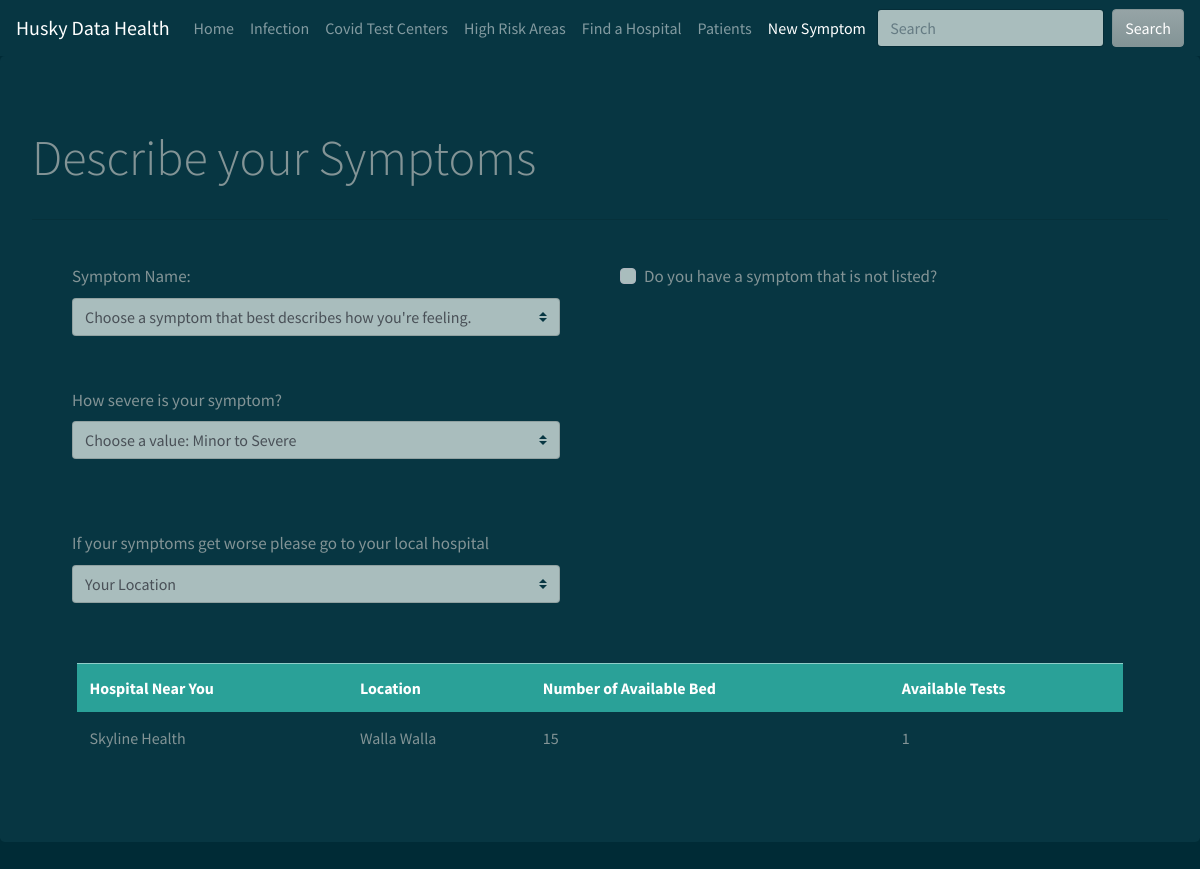
The page /new_symptoms.php?hospital_county=Walla Walla on the database its author committed.
### tables this page shows
CREATE TABLE `HOSPITAL` (
  `hospital_name` varchar(256) NOT NULL,
  `total_bed` int(11) NOT NULL,
  `occupy_bed` int(11) DEFAULT '0',
  `availability_bed` int(11) DEFAULT NULL,
  `county` varchar(128) DEFAULT NULL,
  `covid_test` int(11) NOT NULL
);

### new_symptoms.php (the view, shortened to what this page needs)
<!DOCTYPE html>
<html lang="en">
    <head>
        <link rel="stylesheet" href="https://bootswatch.com/4/solar/bootstrap.min.css">
        <link rel="stylesheet" type="text/css" href="styleguide_general.css">
    </head>
    <body>
        <nav class="navbar navbar-expand-lg navbar-dark bg-dark">
            <a class="navbar-brand" href="#">Husky Data Health</a>
            <div class="collapse navbar-collapse" id="navbarColor02">
                <ul class="navbar-nav mr-auto">
                    <li class="nav-item">
                        <a class="nav-link" href="index.php">Home
                        </a>
                    </li>
                    <li class="nav-item">
                        <a class="nav-link" href="infection.php">Infection</a>
                    </li>
                    <li class="nav-item">
                        <a class="nav-link" href="covid_test_center.php">Covid Test Centers</a>
                    </li>
                    <li class="nav-item">
                        <a class="nav-link" href="high_risk.php">High Risk Areas</a>
                    </li>
                    <li class="nav-item">
                        <a class="nav-link" href="hospital.php">Find a Hospital</a>
                    </li>
                    <li class="nav-item">
                        <a class="nav-link" href="patient.php">Patients</a>
                    </li>
                    <li class="nav-item active">
                        <a class="nav-link" href="new_symptoms.php">New Symptom</a>
                    </li>
                </ul>
                <form class="form-inline my-2 my-lg-0">
                    <input class="form-control mr-sm-2" type="text" placeholder="Search">
                    <button class="btn btn-secondary my-2 my-sm-0" type="submit">Search</button>
                </form>
            </div>
        </nav>
        <div class="jumbotron">
            <p style="font-size: 50px" class="lead">Describe your Symptoms</p>
            <hr class="my-4">
            <form id="form-one" method="POST" action="new_symptoms.php">
                <div class = "float-container">
                <div class="float-child">
                    <div class="form-group">
                        <label style="font-size: 17px" for="symptom_select">Symptom Name:
                        </label>
                        <select class = "custom-select" name="symptom_desc"  id='symptom_select' onchange='changeVisibilityHide(); hideAlert()'>
                            <option selected>Choose a symptom that best describes how you're feeling.</option>
                        </select>
                    </div>
                </div>
                    <div class="float-child">
                        <div id="new-symptom" class="form-group">
                            <div class="custom-control custom-checkbox">
                                <label style="font-size: 17px" id='new-symptom-label' class="custom-control-label" for="new-symptom-checkbox">Do you have a symptom that is not listed?</label>
                            </div>
                        </div>
                    </div>
                </div>
                <div class="float-child2">
                    <div class="form-group" id="severity_dropdown" >
                        <label style="font-size: 17px" for="severity-select" id="severity_selector_label">How severe is your symptom?</label>
                        <select class="custom-select" name="severity" id="severity-select" onchange='changeVisibility(); hospitalNearYouVisible()'>
                            <option selected>Choose a value: Minor to Severe </option>
                        </select>
                    </div>
                </div>
                <div class="container">
                    <div class="btn-holder">
                    </div>
                </div>
            </form>
        <form  class ="second_form" id='hospital_near_you' style='visibility: visible' method="GET" action="new_symptoms.php">
            <div class="form-group">
                <div class="small-container">
                <label style="font-size: 17px" for="county_control_form">If your symptoms get worse please go to your local hospital
                </label>
                <select class = "custom-select" name="hospital_county" onchange='this.form.submit()'id='county_control_form'>
                    <option selected>Your Location</option>
                    <?php
                    $connection = mysqli_connect(DBHOST, DBUSER, DBPASS, DBNAME);
                    ?>
                </select>
                </div>
            </div>
            <?php
            if ($_SERVER["REQUEST_METHOD"] == "GET")
            {
            if (isset($_GET['hospital_county']) )
            {
            ?>
            <p>&nbsp;</p>
            <div class="second-container">
            <table class="table table-hover">
                <thead>
                <tr class="table-success">
                    <th scope="col">Hospital Near You</th>
                    <th scope="col">Location</th>
                    <th scope="col">Number of Available Bed</th>
                    <th scope="col">Available Tests</th>
                </tr>
                </thead>
                <?php
                $sql = "SELECT hospital_name, county, availability_bed, covid_test
                        FROM HOSPITAL
                      WHERE county = '{$_GET['hospital_county']}'";
                if ($result = mysqli_query($connection, $sql))
                {
                    while($row = mysqli_fetch_assoc($result))
                    {
                        ?>
                        <tr>
                            <td><?php echo $row['hospital_name'] ?></td>
                            <td><?php echo $row['county'] ?></td>
                            <td><?php echo $row['availability_bed'] ?></td>
                            <td><?php echo $row['covid_test'] ?></td>
                        </tr>
                        <?php
                    }
                }
                }
                }
                ?>
            </table>
            </div>
        </form>
        </div>
    </body>
</html>

### styleguide_general.css (style rules this page uses)
.float-container { padding: 20px; }
.float-child { width: 50%; float: left; padding-left:20px; padding-bottom: 10px; padding-right: 40px; }
.float-child2 { width:50%; float:bottom; padding-left: 40px; padding-right: 40px; padding-top: 40px; }
.container { justify-content: space-between; flex-direction: column; height: 5vh; display: flex; }
.container .btn-holder { justify-content: left; padding-left: 40%; display:flex; }
#new-symptom-label { padding-bottom:9px; }
.small-container { width: 50%; float: left; padding-left:40px; padding-bottom: 60px; padding-right: 40px; }
.second-container { padding-left:4%; padding-right:4%; width:100%; justify-content: center; display:flex; }

### rows shown on the page
hospital: hospital_name "Skyline Health", county "Walla Walla", availability_bed "15", covid_test "1"
